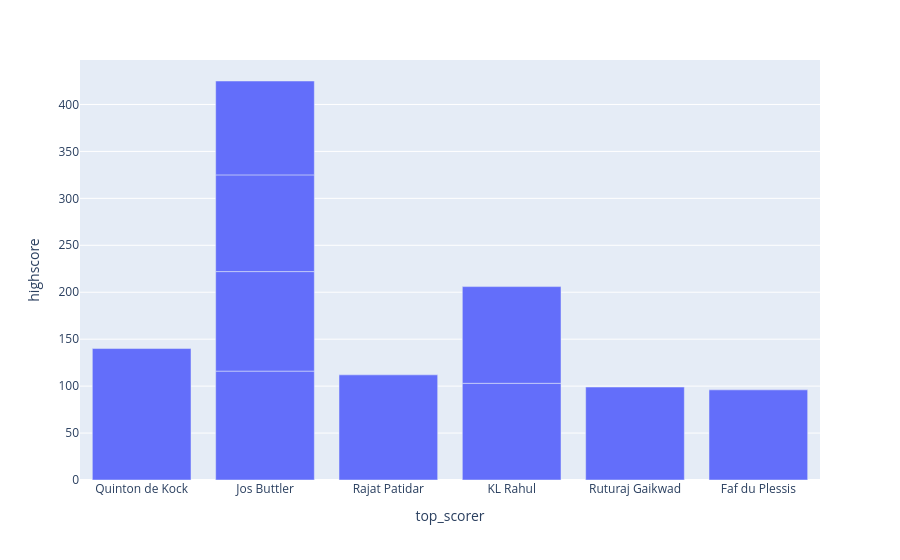

This figure's notebook cell:
### Code cell
import plotly.express as px
px.bar(top10, x="top_scorer", y="highscore",)

### Figure 1 — Plotly figure (JSON) as saved in the notebook; plotly's stock layout.template omitted (floating-point values rounded to 4 significant figures)
{"data": [{"hovertemplate": "top_scorer=%{x}<br>highscore=%{y}<extra></extra>", "legendgroup": "", "marker": {"color": "#636efa", "pattern": {"shape": ""}}, "name": "", "orientation": "v", "showlegend": false, "textposition": "auto", "type": "bar", "x": ["Quinton de Kock", "Jos Buttler", "Rajat Patidar", "Jos Buttler", "KL Rahul", "Jos Buttler", "KL Rahul", "Jos Buttler", "Ruturaj Gaikwad", "Faf du Plessis"], "xaxis": "x", "y": [140, 116, 112, 106, 103, 103, 103, 100, 99, 96], "yaxis": "y"}], "layout": {"barmode": "relative", "legend": {"tracegroupgap": 0}, "margin": {"t": 60}, "xaxis": {"anchor": "y", "domain": [0, 1], "title": {"text": "top_scorer"}}, "yaxis": {"anchor": "x", "domain": [0, 1], "title": {"text": "highscore"}}}}
